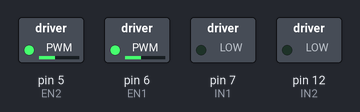
Recording of a sketch running on a simulated Arduino Uno, built with avr-gcc and run on an emulated ATmega328P. Parts: switched loads named in the sketch (green lamp = pin HIGH).

Above: at 0.05 s.
At 1.05 s:
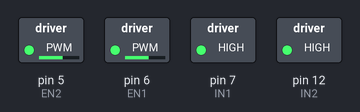
At 2.0 s:
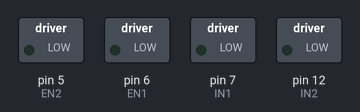
Timing chart, 0 to 4.6 s (numbered marks = the images above):
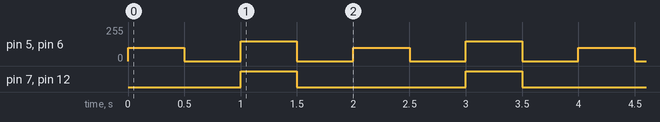

Measured:
- by itself, pin 5 (EN2), pin 6 (EN1): repeats every 2.0 s: 0/255 0.50 s, 150/255 0.50 s, 0/255 0.50 s, 100/255 0.50 s
- by itself, pin 7 (IN1), pin 12 (IN2): alternates HIGH for 0.50 s and LOW for 1.5 s

The sketch:

control.ino
```cpp
#define EN1 6//pin for run the right motor
#define IN1 7//pin for control right motor direction
#define EN2 5//pin for run the left motor
#define IN2 12//pin for control left motor direction

#define FORW 0
#define BACK 1

void Motor_Control(int M1_DIR,int M1_EN,int M2_DIR,int M2_EN)//control motor
{
  //////////M1////////////////////////
  if(M1_DIR==FORW)//M1 motor direction
    digitalWrite(IN1,FORW);//forward
  else
    digitalWrite(IN1,BACK);//back
  if(M1_EN==0)
    analogWrite(EN1,LOW);//stop
  else
    analogWrite(EN1,M1_EN);//set speed

  ///////////M2//////////////////////
  if(M2_DIR==FORW)
    digitalWrite(IN2,FORW);
  else
    digitalWrite(IN2,BACK);
  if(M2_EN==0)
    analogWrite(EN2,LOW);
  else
    analogWrite(EN2,M2_EN);
}
void setup()
{
  pinMode(5,OUTPUT);//init the motor driver pins
  pinMode(6,OUTPUT);
  pinMode(7,OUTPUT);
  pinMode(12,OUTPUT);
}
void loop()
{
  Motor_Control(FORW,100,FORW,100);//go forward
  delay(500);//500ms
  Motor_Control(FORW,0,FORW,0);//stop
  delay(500);//500ms
  Motor_Control(BACK,150,BACK,150);//go back
  delay(500);//500ms
   Motor_Control(FORW,0,FORW,0);//stop
  delay(500);//500ms
}
```
